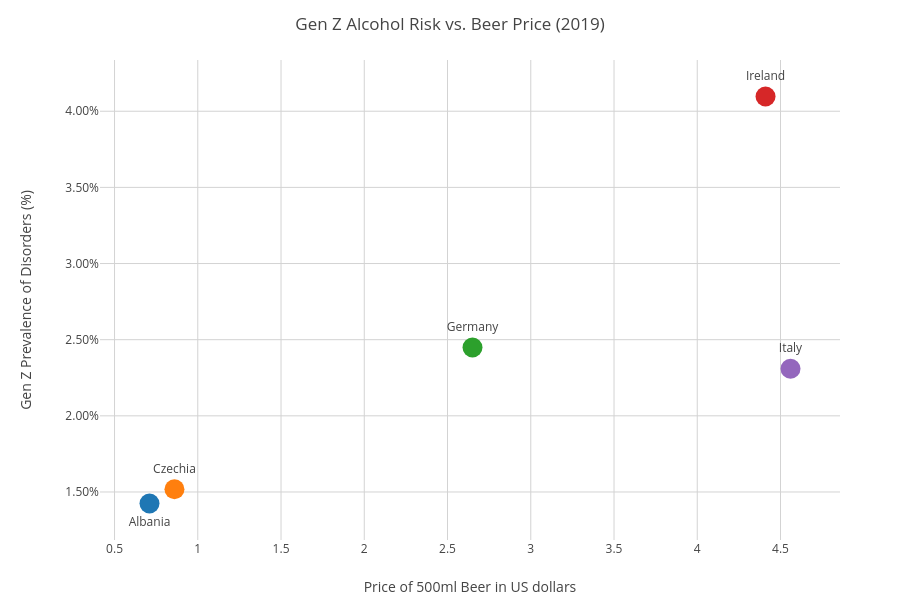

This figure's notebook cell:
### Code cell
colors = {
    'Albania': '#1f77b4',
    'Czechia': '#ff7f0e',
    'Germany': '#2ca02c',
    'Ireland': '#d62728',
    'Italy': '#9467bd'
}
fig = px.scatter(
    
    beerdf, x='beer_price_usd', 
    y='percent_of_prevalence',
    color='location',
    text='location',
    color_discrete_map=colors,
    title='Gen Z Alcohol Risk vs. Beer Price (2019)',
    labels={
        'location':'Country',
        'beer_price_usd': 'Price of 500ml Beer in US dollars',
        'percent_of_prevalence':'Gen Z Prevalence of Disorders (%)',
            },
    size_max=160,
    height=600,
    width=900
)
fig.update_traces(marker=dict(size=20), textposition='top center')
fig.update_traces(
    textposition='bottom center',
    selector={'name':'Albania'}
)
fig.update_layout(
    plot_bgcolor='white',
    xaxis=dict(showgrid=True, gridcolor='lightgrey',griddash='solid'),
    yaxis=dict(showgrid=True, gridcolor='lightgrey', griddash='solid',tickformat='.2%',title=dict(standoff=30)),
    showlegend=False,
    margin=dict(l=100, r=60,t=60, b=60)
)
fig.show()

### Figure 1 — Plotly figure (JSON) as saved in the notebook; plotly's stock layout.template omitted (floating-point values rounded to 4 significant figures)
{"data": [{"hovertemplate": "Country=%{text}<br>Price of 500ml Beer in US dollars=%{x}<br>Gen Z Prevalence of Disorders (%)=%{y}<extra></extra>", "legendgroup": "Albania", "marker": {"color": "#1f77b4", "size": 20, "symbol": "circle"}, "mode": "markers+text", "name": "Albania", "orientation": "v", "showlegend": true, "text": ["Albania"], "textposition": "bottom center", "type": "scatter", "x": [0.71], "xaxis": "x", "y": [0.01424], "yaxis": "y"}, {"hovertemplate": "Country=%{text}<br>Price of 500ml Beer in US dollars=%{x}<br>Gen Z Prevalence of Disorders (%)=%{y}<extra></extra>", "legendgroup": "Czechia", "marker": {"color": "#ff7f0e", "size": 20, "symbol": "circle"}, "mode": "markers+text", "name": "Czechia", "orientation": "v", "showlegend": true, "text": ["Czechia"], "textposition": "top center", "type": "scatter", "x": [0.86], "xaxis": "x", "y": [0.01518], "yaxis": "y"}, {"hovertemplate": "Country=%{text}<br>Price of 500ml Beer in US dollars=%{x}<br>Gen Z Prevalence of Disorders (%)=%{y}<extra></extra>", "legendgroup": "Germany", "marker": {"color": "#2ca02c", "size": 20, "symbol": "circle"}, "mode": "markers+text", "name": "Germany", "orientation": "v", "showlegend": true, "text": ["Germany"], "textposition": "top center", "type": "scatter", "x": [2.65], "xaxis": "x", "y": [0.02448], "yaxis": "y"}, {"hovertemplate": "Country=%{text}<br>Price of 500ml Beer in US dollars=%{x}<br>Gen Z Prevalence of Disorders (%)=%{y}<extra></extra>", "legendgroup": "Ireland", "marker": {"color": "#d62728", "size": 20, "symbol": "circle"}, "mode": "markers+text", "name": "Ireland", "orientation": "v", "showlegend": true, "text": ["Ireland"], "textposition": "top center", "type": "scatter", "x": [4.41], "xaxis": "x", "y": [0.04097], "yaxis": "y"}, {"hovertemplate": "Country=%{text}<br>Price of 500ml Beer in US dollars=%{x}<br>Gen Z Prevalence of Disorders (%)=%{y}<extra></extra>", "legendgroup": "Italy", "marker": {"color": "#9467bd", "size": 20, "symbol": "circle"}, "mode": "markers+text", "name": "Italy", "orientation": "v", "showlegend": true, "text": ["Italy"], "textposition": "top center", "type": "scatter", "x": [4.56], "xaxis": "x", "y": [0.02309], "yaxis": "y"}], "layout": {"height": 600, "legend": {"title": {"text": "Country"}, "tracegroupgap": 0}, "margin": {"b": 60, "l": 100, "r": 60, "t": 60}, "plot_bgcolor": "white", "showlegend": false, "title": {"text": "Gen Z Alcohol Risk vs. Beer Price (2019)"}, "width": 900, "xaxis": {"anchor": "y", "domain": [0, 1], "gridcolor": "lightgrey", "griddash": "solid", "showgrid": true, "title": {"text": "Price of 500ml Beer in US dollars"}}, "yaxis": {"anchor": "x", "domain": [0, 1], "gridcolor": "lightgrey", "griddash": "solid", "showgrid": true, "tickformat": ".2%", "title": {"standoff": 30, "text": "Gen Z Prevalence of Disorders (%)"}}}}
